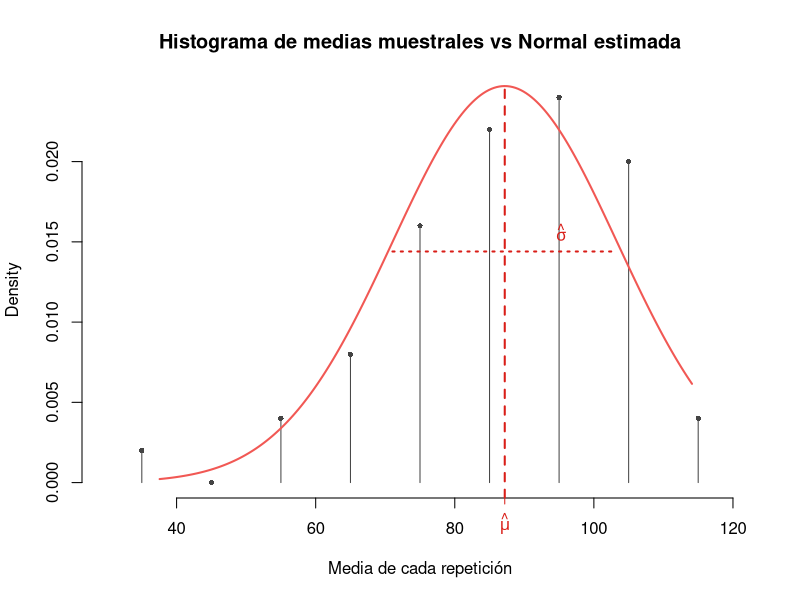

Here is the R script that generated this plot:
## ---- chunk 1
knitr::opts_chunk$set(echo = TRUE)
## ---- chunk 2
datos <- read.csv("dataset.csv")
sample_means <- datos$mean

gran_media <- mean(sample_means)
desv_sd <- sd(sample_means)
## ---- chunk 3
hist_obj <- hist(
  sample_means,
  breaks = 10,
  probability = TRUE,
  col = NA,
  border = NA,
  main = "Histograma de medias muestrales vs Normal estimada",
  xlab = "Media de cada repetición"
)

# líneas delgadas al centro de cada rectángulo
segments(hist_obj$mids, 0, hist_obj$mids, hist_obj$density, col = "#444444", lwd = 1)
points(hist_obj$mids, hist_obj$density, col = "#444444", pch = 16, cex = 0.7)

x_vals <- seq(min(sample_means), max(sample_means), length.out = 200)
lines(x_vals, dnorm(x_vals, mean = gran_media, sd = desv_sd), col = "#F15854", lwd = 2)

color_mu <- "#D91E18"
axis(
  side = 1,
  at = gran_media,
  labels = expression(hat(mu)),
  col = NA,
  col.axis = color_mu,
  col.ticks = color_mu,
  lwd = 0,
  lwd.ticks = 1,
  tcl = -0.3
)
abline(v = gran_media, col = color_mu, lwd = 2, lty = 2)
y_sd <- max(hist_obj$density) * 0.6
dens_span <- diff(range(hist_obj$density, na.rm = TRUE))
if (!is.finite(dens_span) || dens_span == 0) dens_span <- max(hist_obj$density, na.rm = TRUE)
segments(
  gran_media - desv_sd,
  y_sd,
  gran_media + desv_sd,
  y_sd,
  col = color_mu,
  lwd = 2,
  lty = 3
)
y_label <- y_sd + 0.05 * dens_span
text(gran_media + desv_sd / 2, y_label, expression(hat(sigma)), col = color_mu)
